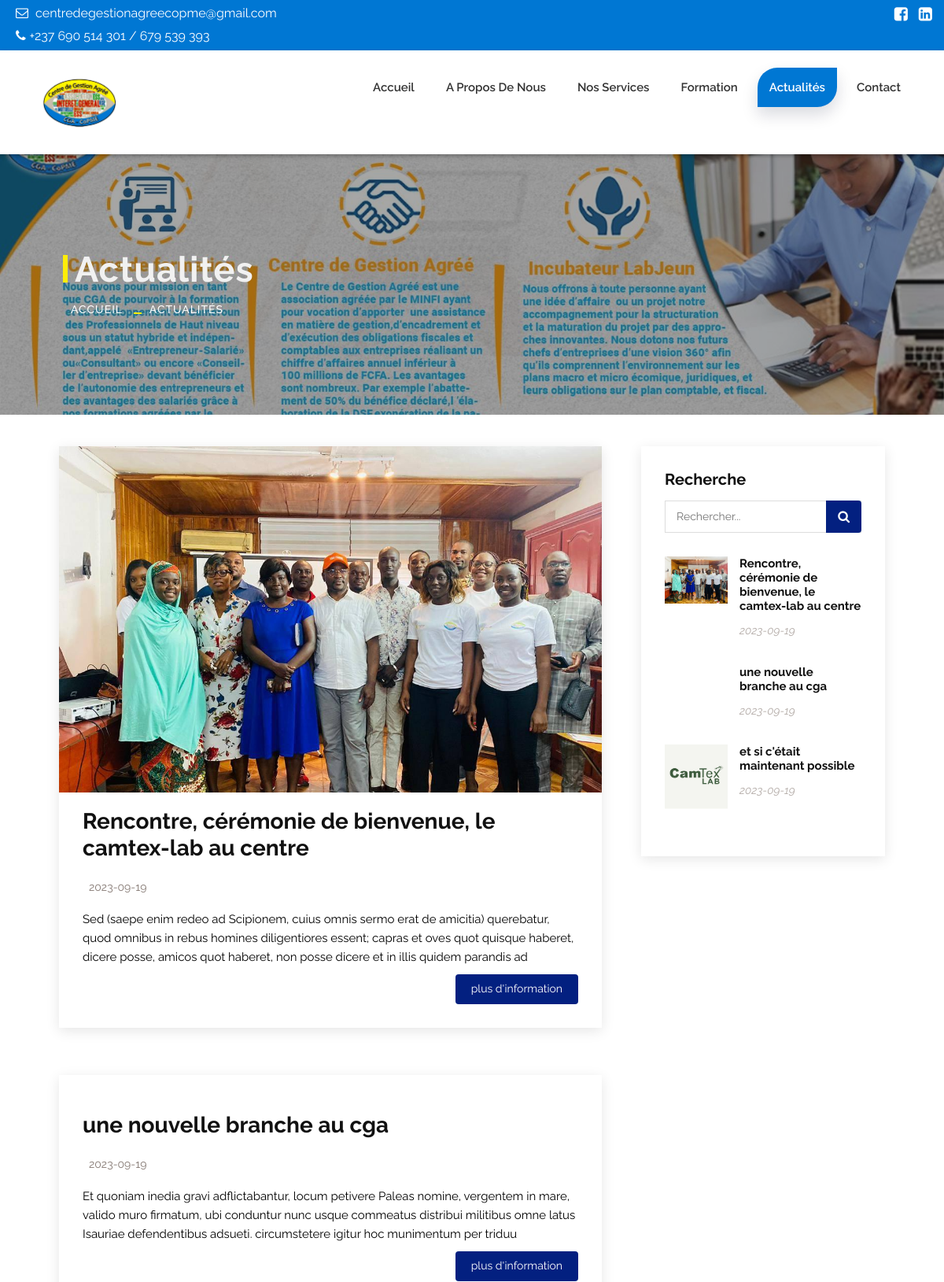
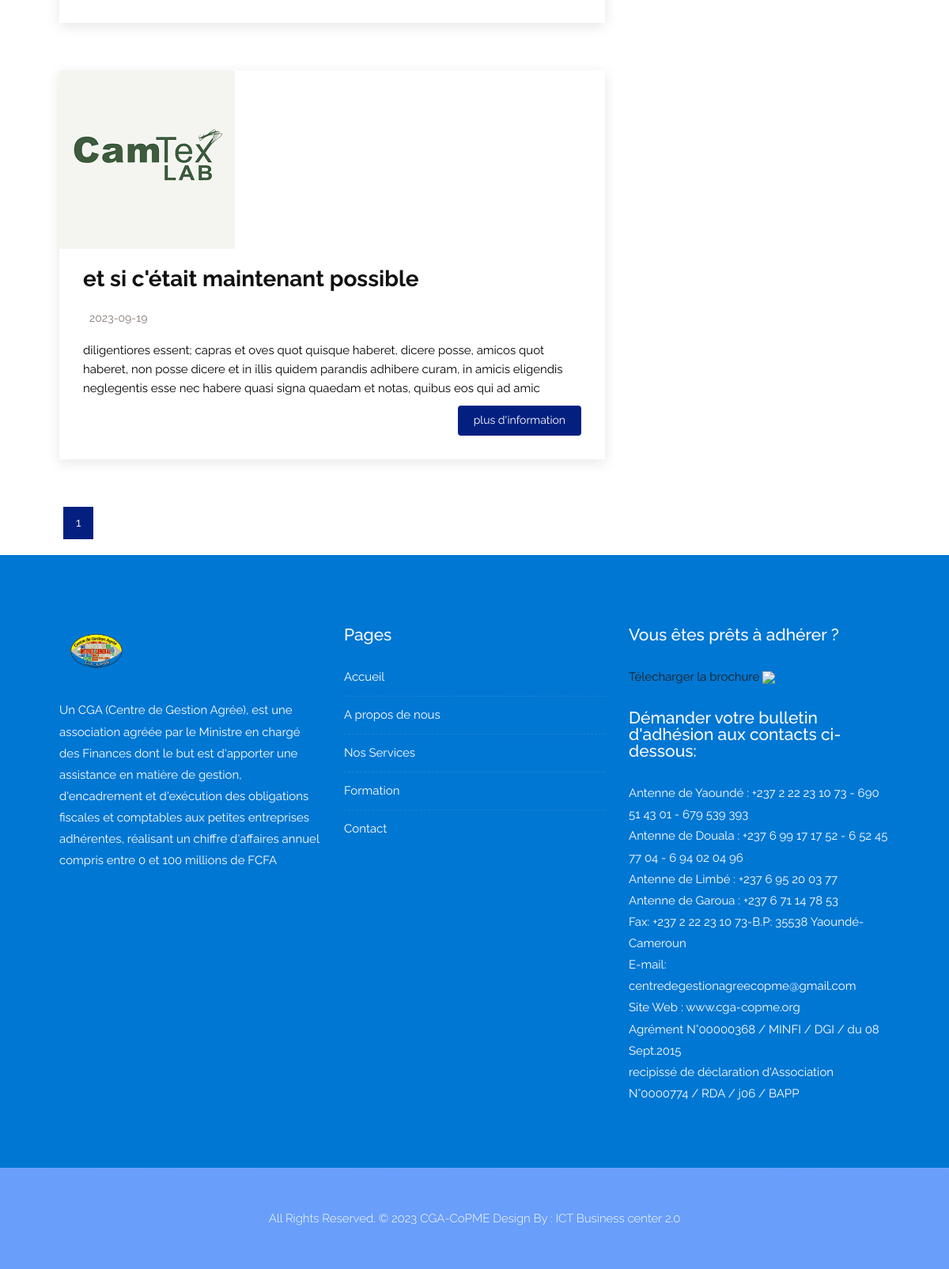
/actualité.php, run on the app's committed database (2 pictures, top to bottom).
### tables this page shows
CREATE TABLE IF NOT EXISTS `article` (
  `id` int NOT NULL AUTO_INCREMENT,
  `title` varchar(60) NOT NULL,
  `content` varchar(255) NOT NULL,
  `image` varchar(255) NOT NULL,
  `created_at` date NOT NULL,
  PRIMARY KEY (`id`)
);

### actualité.php (the view, shortened to what this page needs)
<!DOCTYPE html>
<html lang="en">
    <link rel="stylesheet" href="css/bootstrap.min.css">
    <link rel="stylesheet" href="style.css">
    <link rel="stylesheet" href="css/responsive.css">
    <link rel="stylesheet" href="css/custom.css">
</head>
<body>
	<div class="top-bar">
		<div class="container-fluid">
			<div class="row">
				<div class="col-md-6 col-sm-6">
					<div class="left-top">
						<div class="email-box">
							<a href="mailto:centredegestionagreecopme@gmail.com"><i class="fa fa-envelope-o" aria-hidden="true"></i> centredegestionagreecopme@gmail.com</a>
						</div>
						<div class="phone-box">
							<a href="tel:237690514301"><i class="fa fa-phone" aria-hidden="true"></i>+237 690 514 301 / 679 539 393</a>
						</div>
					</div>
				</div>
				<div class="col-md-6 col-sm-6">
					<div class="right-top">
						<div class="social-box">
							<ul>
								<li><a href="https://www.facebook.com/profile.php?id=100064189081070"><i class="fa fa-facebook-square" aria-hidden="true"></i></a></li>
								<li><a href="https://www.linkedin.com/company/cga-copme/"><i class="fa fa-linkedin-square" aria-hidden="true"></i></a></li>
						</div>
					</div>
				</div>
			</div>
		</div>
	</div>
    <header class="header header_style_01">
        <nav class="megamenu navbar navbar-default">
            <div class="container-fluid">
                <div class="navbar-header">
                      <a class="navbar-brand" href="index.html"><img src="images/logos/logo.png" alt="image"></a>
                </div>
                <div id="navbar" class="navbar-collapse collapse">
                    <ul class="nav navbar-nav navbar-right">
                        <li><a href="index.html" >Accueil</a></li>
                        <li><a href="about-us.html">A propos de nous</a></li>
                        <li><a href="services.html">Nos Services</a></li>
                        <li><a href="formation.html">Formation</a></li>
                        <li><a class="active" href="actualité.php">Actualités</a></li>
                        <li><a href="contact.html">Contact</a></li>
                    </ul>
                </div>
            </div>
        </nav>
    </header>
   	<div class="banner-area banner-bg-1">
		<div class="container">
			<div class="row">
				<div class="col-md-12">
					<div class="banner">
						<h2>Actualités</h2>
						<ul class="page-title-link">
							<li><a href="#">Accueil</a></li>
							<li><a href="#">Actualités</a></li>
						</ul>
					</div>
				</div>
			</div>
		</div>
	</div>
    <section id="blog" class="blog">
  <div class="container" data-aos="fade-up">
    <div class="row">
      <div class="col-lg-8 entries">
        <?php
        require 'admin/config.php';
        $sql = "SELECT * FROM article";
        $result = $conn->query($sql);
        if ($result->num_rows > 0) {
            while ($row = $result->fetch_assoc()) {
                echo "<article class='entry'>";
                echo "<div class='entry-img'>";
                echo "<img src='admin/image/" . $row["image"] . "' alt='' class='img-fluid'>";
                echo "</div>";
                echo "<h2 class='entry-title'>";
                echo "<a href=''>" . $row["title"] . "</a>";
                echo "</h2>";
                echo "<div class='entry-meta'>";
                echo "<ul>";
                echo "<li class='d-flex align-items-center'><i class='bi bi-clock'></i> <a href=''><time datetime='2020-01-01'>" . $row["created_at"] . "</time></a></li>";
                echo "</ul>";
                echo "</div>";
                echo "<div class='entry-content'>";
                echo "<p>";
                echo $row["content"];
                echo "</p>";
                echo "<div class='read-more'>";
                echo "<a href='contact.html#contact'>plus d'information</a>";
                echo "</div>";
                echo "</div>";
                echo "</article>";
            }
        } else {
            echo "<p>Aucun article trouvé</p>";
        }
        ?>
        <?php
        require 'admin/config.php';
        function paginate($totalPages)
        {
            $currentPage = isset($_GET['page']) ? $_GET['page'] : 1;
            echo "<div class='blog-pagination'>";
            echo "<ul class='justify-content-center'>";
            for ($i = 1; $i <= $totalPages; $i++) {
                $activeClass = ($i == $currentPage) ? "active" : "";
                echo "<li class='$activeClass'><a href='?page=$i'>$i</a></li>";
            }
            echo "</ul>";
            echo "</div>";
        }
        $limit = 7;
        $page = isset($_GET['page']) ? $_GET['page'] : 1;
        $offset = ($page - 1) * $limit;
        $sql = "SELECT * FROM article";
        $totalArticles = $conn->query($sql)->num_rows;
        $sql .= " LIMIT $limit OFFSET $offset";
        $totalPages = ceil($totalArticles / $limit);
        paginate($totalPages);
        ?>
      </div>
      <div class="col-lg-4">
        <div class="sidebar">
        <h3 class="sidebar-title">Recherche</h3>
        <div class="sidebar-item search-form">
        <form action="" method="GET">
            <input type="text" name="search" placeholder="Rechercher...">
            <button type="submit"><i class="fa fa-search"></i></button>
        </form>
        </div>
            <?php
                require 'admin/config.php';
                if (isset($_GET['search'])) {
                $search = $_GET['search'];
                $sql = "SELECT * FROM article WHERE title LIKE '%$search%'";
                } else {
                $sql = "SELECT * FROM article";
                }
                $result = $conn->query($sql);
                if ($result->num_rows > 0) {
                while ($row = $result->fetch_assoc()) {
                    echo "<div class='sidebar-item recent-posts'>";
                    echo "<div class='post-item clearfix'>";
                    echo "<img src='admin/image/" . $row["image"] . "' alt=''>";
                    echo "<h4><a href='#'>" . $row["title"] . "</a></h4>";
                    echo "<time datetime='2020-01-01'>" . $row["created_at"] . "</time>";
                    echo "</div>";
                    echo "</div>";
                }
                } else {
                echo "<p>Aucun article trouvé</p>";
                }
            ?>
        </div>
      </div>
    </div>
  </div>
</section>
    <footer class="footer">
        <div class="container">
            <div class="row">
                <div class="col-md-4 col-sm-4 col-xs-12">
                    <div class="widget clearfix">
                        <div class="widget-title">
                           <img src="images/logos/logo.png" alt="" />
                        </div>
                        <p>Un CGA (Centre de Gestion Agrée), est une association agréée par le Ministre en chargé des Finances dont le but est d'apporter une assistance en matière de gestion, d'encadrement et d'exécution des obligations fiscales et comptables aux petites entreprises adhérentes, réalisant un chiffre d'affaires annuel compris entre 0 et 100 millions de FCFA</p>
                    </div>
                </div>
				<div class="col-md-4 col-sm-4 col-xs-12">
                    <div class="widget clearfix">
                        <div class="widget-title">
                            <h3>Pages</h3>
                        </div>
                        <ul class="footer-links hov">
                          <li><a href="index.html">Accueil</a></li>
                          <li><a href="about-us.html">A propos de nous</a></li>
                          <li><a href="services.html">Nos Services</a></li>
                          <li><a href="formation.html">Formation</a></li>
                          <li><a href="contact.html">Contact</a></li>
                        </ul>
                    </div>
                </div>
                <div class="col-md-4 col-sm-4 col-xs-12">
                    <div class="footer-distributed widget clearfix">
                        <div class="widget-title">
                            <h3>Vous êtes prêts à adhérer ?</h3>
                        </div>
                        <div class="footer-right">
                          <div class="lien">
                                            <a href="uploads/Présentation CGA CoPME (2).pdf" download="Présentation">Télecharger la brochure
                                              <img src="images/icon/icone.svg">  </a>
                                            </div>
                        </div>
                    </div>
                </div>
                <div class="col-md-4 col-sm-4 col-xs-12">
                  <div class="footer-distributed widget clearfix">
                      <div class="widget-title"> <br>
                          <h3>Démander votre bulletin d'adhésion aux contacts ci-dessous:</h3>
                      </div>
                      <div class="footer-right">
                        <div class="lien">
                            Antenne de Yaoundé : +237 2 22 23 10 73 - 690 51 43 01 - 679 539 393 <br>
                            Antenne de Douala : +237 6 99 17 17 52 - 6 52 45 77 04 - 6 94 02 04 96 <br>
                            Antenne de Limbé : +237 6 95 20 03 77 <br>
                            Antenne de Garoua : +237 6 71 14 78 53 <br>
                            Fax: +237 2 22 23 10 73-B.P: 35538 Yaoundé-Cameroun <br>
                            E-mail: centredegestionagreecopme@gmail.com <br>
                            Site Web : www.cga-copme.org <br>
                            Agrément N°00000368 / MINFI / DGI / du 08 Sept.2015 <br>
                            recipissé de déclaration d'Association N°0000774 / RDA / j06 / BAPP <br>
                        </div>
                      </div>
                  </div>
              </div>
            </div>
        </div>
    </footer>
    <div class="copyrights">
      <div class="container">
          <div class="footer-distributed">
              <div class="footer-left">
                  <p class="footer-company-name">All Rights Reserved. &copy; 2023 <a href="#">CGA-CoPME</a> Design By :
        <a href="https://www.ictbusinesscenter.com/">ICT Business center 2.0</a></p>
              </div>
          </div>
      </div>
  </div>
</body>
</html>

### css/responsive.css (style rules this page uses)
@media (max-width: 1200px) { .header_style_01 .navbar-brand { padding-right: 0; } }
@media (max-width: 1200px) { .container-fluid { width: 100%; padding: 0 15px; } }
@media (max-width: 1200px) { .container { width: 90%; } }
@media (max-width: 1200px) { .navbar-nav li { margin: 0px 5px; } }
@media (max-width: 1200px) { .header_style_01 { padding: 20px 20px !important; } }

### data on the page
article: image (picture), title "Rencontre, cérémonie de bienvenue, le camtex-lab au centre", created_at "2023-09-19", content "Sed (saepe enim redeo ad Scipionem, cuius omnis sermo erat de amicitia) querebatur, quod omnibus in rebus homines diligentiores essent; capras et oves quot quisque haberet, dicere posse, amicos quot haberet, non posse dicere et in illis quidem parandis ad"
article: title "une nouvelle branche au cga", created_at "2023-09-19", content "Et quoniam inedia gravi adflictabantur, locum petivere Paleas nomine, vergentem in mare, valido muro firmatum, ubi conduntur nunc usque commeatus distribui militibus omne latus Isauriae defendentibus adsueti. circumstetere igitur hoc munimentum per triduu"
article: image (picture), title "et si c'était maintenant possible", created_at "2023-09-19", content "diligentiores essent; capras et oves quot quisque haberet, dicere posse, amicos quot haberet, non posse dicere et in illis quidem parandis adhibere curam, in amicis eligendis neglegentis esse nec habere quasi signa quaedam et notas, quibus eos qui ad amic"
